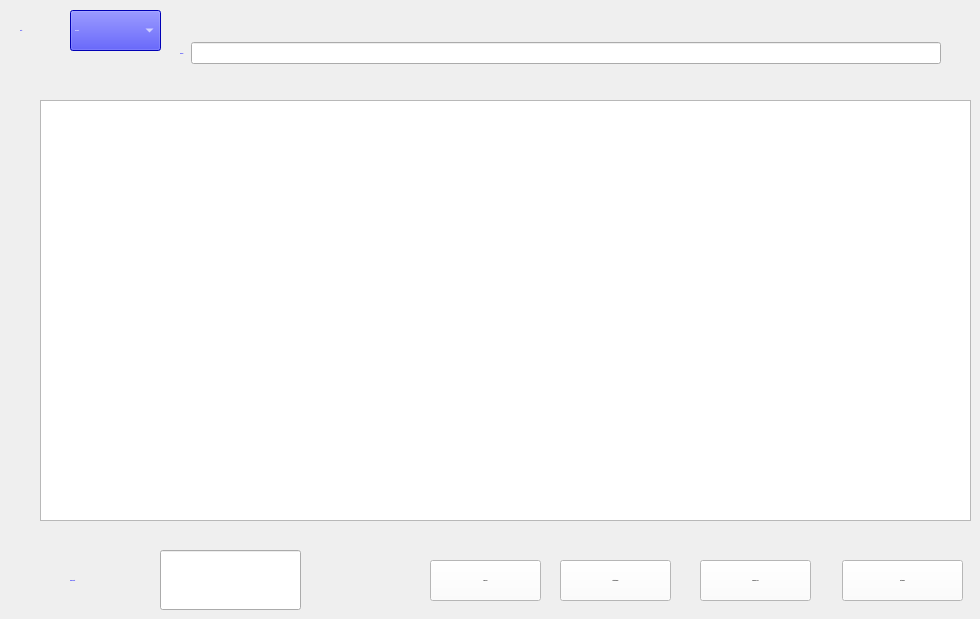
   <widget class="QWidget" name="Afficher">
    <attribute name="title">
     <string>Afficher Pistes</string>
    </attribute>
    <widget class="QPushButton" name="pushButtonActualiser">
     <property name="geometry">
      <rect>
       <x>842</x>
       <y>560</y>
       <width>121</width>
       <height>41</height>
      </rect>
     </property>
     <property name="font">
      <font>
       <family>century gothic</family>
       <pointsize>-1</pointsize>
       <weight>75</weight>
       <bold>true</bold>
      </font>
     </property>
     <property name="styleSheet">
      <string notr="true">QPushButton {
	background-color: rgb(255, 255, 255);
    color: black;
}

QPushButton:hover {
	color: white;
	background-color: rgb(0, 0, 152);
}

QPushButton:pressed {
    color: white;
	background-color: rgb(0, 0, 152);
}</string>
     </property>
     <property name="text">
      <string>Actualiser</string>
     </property>
    </widget>
    <widget class="QTableView" name="tableViewAffichage">
     <property name="geometry">
      <rect>
       <x>40</x>
       <y>100</y>
       <width>931</width>
       <height>421</height>
      </rect>
     </property>
    </widget>
    <widget class="QComboBox" name="comboBoxTrie">
     <property name="geometry">
      <rect>
       <x>70</x>
       <y>10</y>
       <width>91</width>
       <height>41</height>
      </rect>
     </property>
     <property name="font">
      <font>
       <family>century gothic</family>
       <pointsize>-1</pointsize>
       <weight>75</weight>
       <italic>false</italic>
       <bold>true</bold>
      </font>
     </property>
     <property name="styleSheet">
      <string notr="true">QComboBox {
    background-color: blue;
    color: white;
}</string>
     </property>
     <item>
      <property name="text">
       <string>Capacite</string>
      </property>
     </item>
     <item>
      <property name="text">
       <string>Etat</string>
      </property>
     </item>
    </widget>
    <widget class="QLabel" name="labelSort">
     <property name="geometry">
      <rect>
       <x>20</x>
       <y>10</y>
       <width>71</width>
       <height>41</height>
      </rect>
     </property>
     <property name="font">
      <font>
       <family>century gothic</family>
       <pointsize>-1</pointsize>
       <weight>75</weight>
       <bold>true</bold>
      </font>
     </property>
     <property name="styleSheet">
      <string notr="true">QLabel{	
	color: rgb(0, 0, 255);
}</string>
     </property>
     <property name="text">
      <string>Sort :</string>
     </property>
    </widget>
    <widget class="QPushButton" name="pushButtonPDF">
     <property name="geometry">
      <rect>
       <x>700</x>
       <y>560</y>
       <width>111</width>
       <height>41</height>
      </rect>
     </property>
     <property name="font">
      <font>
       <family>century gothic</family>
       <pointsize>-1</pointsize>
       <weight>75</weight>
       <bold>true</bold>
      </font>
     </property>
     <property name="styleSheet">
      <string notr="true">QPushButton {
	background-color: rgb(255, 255, 255);
    color: black;
}

QPushButton:hover {
	color: white;
	background-color: rgb(0, 0, 152);
}

QPushButton:pressed {
    color: white;
	background-color: rgb(0, 0, 152);
}</string>
     </property>
     <property name="text">
      <string>Génerer PDF</string>
     </property>
    </widget>
    <widget class="QWidget" name="layoutWidget_3">
     <property name="geometry">
      <rect>
       <x>180</x>
       <y>20</y>
       <width>761</width>
       <height>67</height>
      </rect>
     </property>
     <layout class="QHBoxLayout" name="horizontalLayout_9">
      <item>
       <widget class="QLabel" name="labelSearch">
        <property name="font">
         <font>
          <family>century gothic</family>
          <pointsize>-1</pointsize>
          <weight>75</weight>
          <bold>true</bold>
         </font>
        </property>
        <property name="styleSheet">
         <string notr="true">QLabel{	
	color: rgb(0, 0, 255);
}</string>
        </property>
        <property name="text">
         <string>Search :</string>
        </property>
       </widget>
      </item>
      <item>
       <widget class="QLineEdit" name="lineEditSearch"/>
      </item>
     </layout>
    </widget>
    <widget class="QPushButton" name="pushButtonStat">
     <property name="geometry">
      <rect>
       <x>560</x>
       <y>560</y>
       <width>111</width>
       <height>41</height>
      </rect>
     </property>
     <property name="font">
      <font>
       <family>century gothic</family>
       <pointsize>-1</pointsize>
       <weight>75</weight>
       <bold>true</bold>
      </font>
     </property>
     <property name="styleSheet">
      <string notr="true">QPushButton {
	background-color: rgb(255, 255, 255);
    color: black;
}

QPushButton:hover {
	color: white;
	background-color: rgb(0, 0, 152);
}

QPushButton:pressed {
    color: white;
	background-color: rgb(0, 0, 152);
}</string>
     </property>
     <property name="text">
      <string>Statistiques</string>
     </property>
    </widget>
    <widget class="QLineEdit" name="Id">
     <property name="geometry">
      <rect>
       <x>160</x>
       <y>550</y>
       <width>141</width>
       <height>60</height>
      </rect>
     </property>
    </widget>
    <widget class="QLabel" name="labelSort_2">
     <property name="geometry">
      <rect>
       <x>70</x>
       <y>560</y>
       <width>91</width>
       <height>41</height>
      </rect>
     </property>
     <property name="font">
      <font>
       <family>century gothic</family>
       <pointsize>-1</pointsize>
       <weight>75</weight>
       <bold>true</bold>
      </font>
     </property>
     <property name="styleSheet">
      <string notr="true">QLabel{	
	color: rgb(0, 0, 255);
}</string>
     </property>
     <property name="text">
      <string>Num piste</string>
     </property>
    </widget>
    <widget class="QPushButton" name="pushButtonStat_2">
     <property name="geometry">
      <rect>
       <x>430</x>
       <y>560</y>
       <width>111</width>
       <height>41</height>
      </rect>
     </property>
     <property name="font">
      <font>
       <family>century gothic</family>
       <pointsize>-1</pointsize>
       <weight>75</weight>
       <bold>true</bold>
      </font>
     </property>
     <property name="styleSheet">
      <string notr="true">QPushButton {
	background-color: rgb(255, 255, 255);
    color: black;
}

QPushButton:hover {
	color: white;
	background-color: rgb(0, 0, 152);
}

QPushButton:pressed {
    color: white;
	background-color: rgb(0, 0, 152);
}</string>
     </property>
     <property name="text">
      <string>Envoyer</string>
     </property>
    </widget>
   </widget>
